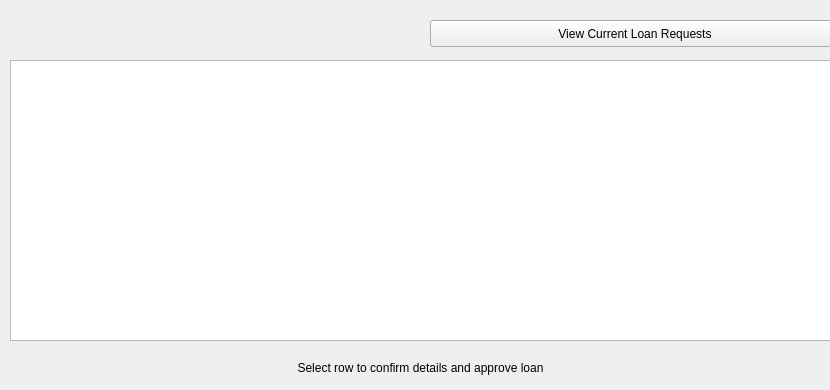
<?xml version="1.0" encoding="UTF-8"?>
<ui version="4.0">
 <class>P2PLPage</class>
 <widget class="QWidget" name="P2PLPage">
  <property name="geometry">
   <rect>
    <x>0</x>
    <y>0</y>
    <width>830</width>
    <height>390</height>
   </rect>
  </property>
  <property name="maximumSize">
   <size>
    <width>16777215</width>
    <height>390</height>
   </size>
  </property>
  <property name="windowTitle">
   <string>Form</string>
  </property>
  <property name="styleSheet">
   <string notr="true"/>
  </property>
  <widget class="QPushButton" name="pushButtonRefresh">
   <property name="geometry">
    <rect>
     <x>430</x>
     <y>20</y>
     <width>410</width>
     <height>27</height>
    </rect>
   </property>
   <property name="styleSheet">
    <string notr="true"/>
   </property>
   <property name="text">
    <string>View Current Loan Requests</string>
   </property>
  </widget>
  <widget class="QTableWidget" name="tableWidget">
   <property name="geometry">
    <rect>
     <x>10</x>
     <y>60</y>
     <width>830</width>
     <height>281</height>
    </rect>
   </property>
   <property name="sizePolicy">
    <sizepolicy hsizetype="Expanding" vsizetype="Expanding">
     <horstretch>1</horstretch>
     <verstretch>0</verstretch>
    </sizepolicy>
   </property>
   <property name="styleSheet">
    <string notr="true">color: #000000;</string>
   </property>
   <property name="selectionMode">
    <enum>QAbstractItemView::SingleSelection</enum>
   </property>
   <property name="selectionBehavior">
    <enum>QAbstractItemView::SelectRows</enum>
   </property>
   <property name="columnCount">
    <number>0</number>
   </property>
   <attribute name="horizontalHeaderShowSortIndicator" stdset="0">
    <bool>false</bool>
   </attribute>
   <attribute name="horizontalHeaderStretchLastSection">
    <bool>true</bool>
   </attribute>
   <attribute name="verticalHeaderStretchLastSection">
    <bool>false</bool>
   </attribute>
  </widget>
  <widget class="QLabel" name="label">
   <property name="geometry">
    <rect>
     <x>10</x>
     <y>360</y>
     <width>821</width>
     <height>17</height>
    </rect>
   </property>
   <property name="text">
    <string>&lt;html&gt;&lt;head/&gt;&lt;body&gt;&lt;p align=&quot;center&quot;&gt;Select row to confirm details and approve loan&lt;/p&gt;&lt;/body&gt;&lt;/html&gt;</string>
   </property>
  </widget>
 </widget>
 <resources/>
 <connections/>
</ui>
